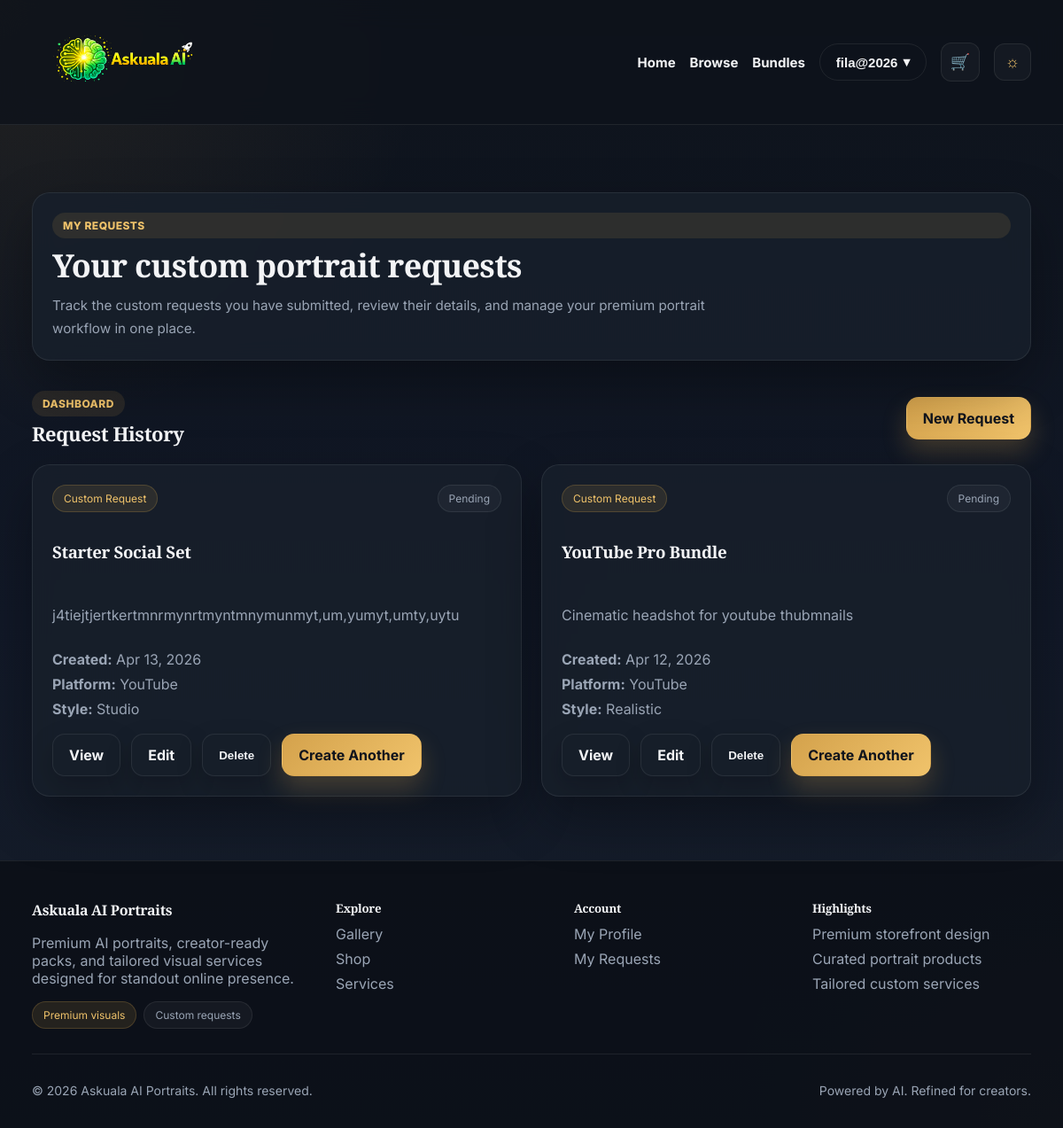
Screenshot of /services/requests/ (signed in) with the database file from the repository.
### services/models.py (models this page shows, shortened)
class CustomRequest(models.Model):
    STATUS_CHOICES = [
        ('pending', 'Pending'),
        ('in_progress', 'In Progress'),
        ('completed', 'Completed'),
        ('cancelled', 'Cancelled'),
    ]
    STYLE_CHOICES = [
        ('realistic', 'Realistic'),
        ('cartoon', 'Cartoon'),
        ('cinematic', 'Cinematic'),
        ('studio', 'Studio'),
        ('other', 'Other'),
    ]
    PLATFORM_CHOICES = [
        ('instagram', 'Instagram'),
        ('facebook', 'Facebook'),
        ('tiktok', 'TikTok'),
        ('youtube', 'YouTube'),
        ('other', 'Other'),
    ]
    user = models.ForeignKey(
        settings.AUTH_USER_MODEL,
        on_delete=models.CASCADE,
        related_name='custom_requests'
    )
    package = models.ForeignKey(
        ServicePackage,
        on_delete=models.SET_NULL,
        null=True,
        blank=True,
        related_name='requests'
    )
    platform_type = models.CharField(max_length=20, choices=PLATFORM_CHOICES)
    style_choice = models.CharField(max_length=20, choices=STYLE_CHOICES)
    prompt_details = models.TextField()
    extra_notes = models.TextField(blank=True)
    total_price = models.DecimalField(max_digits=8, decimal_places=2, default=0.00)
    status = models.CharField(max_length=20, choices=STATUS_CHOICES, default='pending')
    created_at = models.DateTimeField(auto_now_add=True)
    updated_at = models.DateTimeField(auto_now=True)
    class Meta:
        ordering = ['-created_at']

class ServicePackage(models.Model):
    PLATFORM_CHOICES = [
        ('instagram', 'Instagram'),
        ('facebook', 'Facebook'),
        ('tiktok', 'TikTok'),
        ('youtube', 'YouTube'),
        ('other', 'Other'),
    ]
    name = models.CharField(max_length=100)
    image_url = models.URLField(blank=True, null=True)
    description = models.TextField()
    base_price = models.DecimalField(max_digits=8, decimal_places=2)
    number_of_images = models.PositiveIntegerField(default=10)
    turnaround_days = models.PositiveIntegerField(default=3)
    platform_type = models.CharField(max_length=20, choices=PLATFORM_CHOICES)
    is_active = models.BooleanField(default=True)
    created_at = models.DateTimeField(auto_now_add=True)
    class Meta:
        ordering = ['name']

### services/views.py (the view)
# urls.py: path('requests/', request_list, name='request_list'),
@login_required
def request_list(request):
    requests = CustomRequest.objects.filter(user=request.user).order_by('-created_at')
    return render(request, 'services/request_list.html', {'requests': requests})

### home/templatetags/nav_extras.py (called while the page is built)
@register.filter
def starts_with(value, arg):
    try:
        return str(value).startswith(str(arg))
    except Exception:
        return False

### shop/context_processors.py (called while the page is built)
def cart_count(request):
    cart = request.session.get('cart', {})
    count = sum(item.get('quantity', 0) for item in cart.values())
    return {
        'cart_count': count,
    }

### templates/services/request_list.html (shortened to what this page needs)
{% extends "base.html" %}
{% block content %}
<section class="section">
    <div class="card-soft page-intro-card">
        <span class="badge accent">My Requests</span>
        <h1>Your custom portrait requests</h1>
        <p class="muted">
            Track the custom requests you have submitted, review their details,
            and manage your premium portrait workflow in one place.
        </p>
    </div>
</section>
<section class="section">
    <div class="section-head">
        <div>
            <span class="badge">Dashboard</span>
            <h2>Request History</h2>
        </div>
        <a href="{% url 'create_request' %}" class="btn-primary">New Request</a>
    </div>
    {% if requests %}
        <div class="request-premium-grid">
            {% for request in requests %}
                <article class="card-floating request-premium-card">
                    <div class="request-card-top">
                        <span class="pill accent">Custom Request</span>
                        {% if request.status %}
                            <span class="pill">{{ request.get_status_display }}</span>
                        {% endif %}
                    </div>
                    <h3>{{ request.package.name|default:"Custom package" }}</h3>
                    {% if request.prompt_details %}
                        <p class="muted">{{ request.prompt_details|truncatewords:28 }}</p>
                    {% else %}
                        <p class="muted">
                            Custom AI portrait request submitted for a tailored premium result.
                        </p>
                    {% endif %}
                    <div class="request-meta">
                        {% if request.created_at %}
                            <p><strong>Created:</strong> {{ request.created_at|date:"M d, Y" }}</p>
                        {% endif %}
                        {% if request.platform_type %}
                            <p><strong>Platform:</strong> {{ request.get_platform_type_display }}</p>
                        {% endif %}
                        {% if request.style_choice %}
                            <p><strong>Style:</strong> {{ request.get_style_choice_display }}</p>
                        {% endif %}
                    </div>
                    <div class="service-actions">
                        <a href="{% url 'request_detail' request.id %}" class="btn-secondary">View</a>
                        <a href="{% url 'edit_request' request.id %}" class="btn-secondary">Edit</a>
                        <form method="post" action="{% url 'delete_request' request.id %}" class="inline-form">
                            <button type="submit" class="btn-secondary">Delete</button>
                        </form>
                        <a href="{% url 'create_request' %}" class="btn-primary">Create Another</a>
                    </div>
                </article>
            {% endfor %}
        </div>
    {% endif %}
</section>
{% endblock %}

### templates/includes/navbar.html (shortened to what this page needs)
{% load static nav_extras %}
<header class="site-header">
    <nav class="site-nav container">
        <a href="{% url 'home' %}" class="brand-link" aria-label="Askuala AI Portraits home">
            <img
                src="{% static 'img/askuala-logo.png' %}"
                alt="Askuala AI Portraits"
                class="logo logo-large"
            >
        </a>
        {% url 'home' as home_url %}
        {% url 'browse' as browse_url %}
        {% url 'ai_bundles' as ai_bundles_url %}
        {% url 'cart_view' as cart_url %}
        <ul class="nav-menu">
            <li><a href="{{ home_url }}" class="{% if request.path == home_url %}active{% endif %}">Home</a></li>
            <li><a href="{{ browse_url }}" class="{% if request.path|starts_with:browse_url %}active{% endif %}">Browse</a></li>
            <li><a href="{{ ai_bundles_url }}" class="{% if request.path|starts_with:ai_bundles_url %}active{% endif %}">Bundles</a></li>
            {% if user.is_authenticated %}
                <li class="nav-user">
                    <button class="nav-btn nav-btn-outline nav-user-toggle">
                        {{ user.get_full_name|default:user.username }}
                        <span aria-hidden="true">▾</span>
                    </button>
                </li>
                <li>
                    <a href="{{ cart_url }}" class="cart-nav-link {% if request.path|starts_with:cart_url %}active{% endif %}" aria-label="View cart">
                        <span class="cart-nav-icon">🛒</span>
                    </a>
                </li>
            {% else %}
                <li><a href="{% url 'signup' %}" class="nav-btn nav-btn-outline">Sign Up</a></li>
                <li><a href="{% url 'login' %}" class="nav-btn nav-btn-solid">Login</a></li>
            {% endif %}
            <li>
                <button id="themeToggle" class="theme-toggle" aria-label="Toggle theme">☼</button>
            </li>
        </ul>
    </nav>
</header>

### rows the page displays
CustomRequest: status "Pending", package.name "Starter Social Set", prompt_details "j4tiejtjertkertmnrmynrtmyntmnymunmyt,um,yumyt,umty,uytu", created_at "Apr 13, 2026", platform_type "YouTube", style_choice "Studio"
CustomRequest: status "Pending", package.name "YouTube Pro Bundle", prompt_details "Cinematic headshot for youtube thubmnails", created_at "Apr 12, 2026", platform_type "YouTube", style_choice "Realistic"

### other values shown
{{ user.get_full_name|default:user.username }} "fila@2026"
